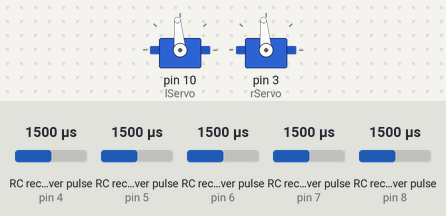
Recording of a sketch running on a simulated Arduino Uno, built with avr-gcc and run on an emulated ATmega328P. On the bench: 2 × servo. Wiring (inferred from the names in the program): 5 × RC receiver channel: data pin 4 / data pin 5 / data pin 6 / data pin 7 / data pin 8. Inputs (shaded band) come from the test bench; at power-on: RC receiver pulse (sensors on pin 7, pin 8, pin 4, pin 5, pin 6) 1500 µs.

Above: at 1.2 s.
1.3 s: RC receiver pulse (sensor on pin 7) set to 1483 µs
At 2.2 s:
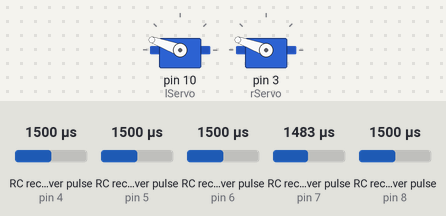
2.9 s: RC receiver pulse (sensor on pin 8) set to 1471 µs
4.4 s: RC receiver pulse (sensor on pin 8) set to 1448 µs
At 5.7 s:
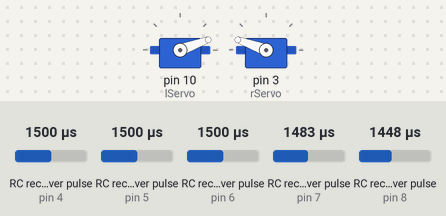
6.0 s: RC receiver pulse (sensor on pin 8) set to 1750 µs
At 7.0 s:
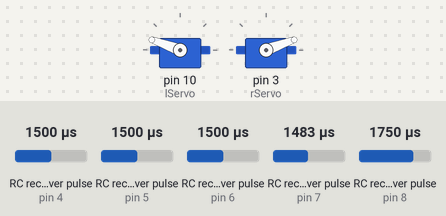
7.6 s: RC receiver pulse (sensor on pin 8) set to 1610 µs
9.1 s: RC receiver pulse (sensor on pin 8) set to 1587 µs
At 10.6 s:
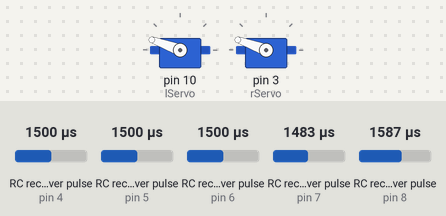
Timing chart, 0 to 11.7 s (numbered marks = the images above; inputs shaded):
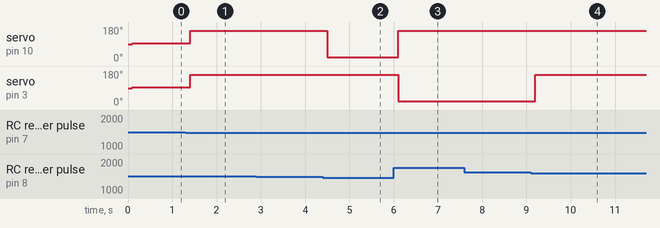

Measured:
- the behaviour switches between 1499 and 1498 µs on RC receiver pulse (sensor on pin 7) (found by bisection; images 0 and 1)
- the behaviour switches between 1459 and 1458 µs on RC receiver pulse (sensor on pin 8) (found by bisection; images 1 and 2)
- the behaviour switches between 1600 and 1599 µs on RC receiver pulse (sensor on pin 8) (found by bisection; images 3 and 4)
- after the input at 1.3 s, servo on pin 10 (lServo), servo on pin 3 (rServo): 95° → 160° after 0.10 s
- after the input at 2.9 s, every drawn part: stays the same
- after the input at 4.4 s, servo on pin 10 (lServo): 160° → 20° after 0.10 s
- after the input at 6.0 s, servo on pin 10 (lServo): 20° → 160° after 0.10 s; servo on pin 3 (rServo): 160° → 20° after 0.10 s
- after the input at 7.6 s, every drawn part: stays the same
- after the input at 9.1 s, servo on pin 3 (rServo): 20° → 160° after 0.10 s

The sketch:

battle_bot_main.ino
```cpp
//i2c Master Code
#include<Servo.h>

#define CH1 8
#define CH2 7
#define CH3 6
#define CH4 5
#define CH5 4

Servo lServo;
Servo rServo;


void setup()
{
  pinMode(CH1,INPUT);
  pinMode(CH2,INPUT);
  pinMode(CH3,INPUT);
  pinMode(CH4,INPUT);
  pinMode(CH5,INPUT);

  lServo.attach(10);
  rServo.attach(3);

}

void loop()
{
    int a,b,c,d,e,f,val;
    a=pulseIn(CH1,HIGH);
    b=pulseIn(CH2,HIGH);
    c=pulseIn(CH3,HIGH);
    d=pulseIn(CH4,HIGH);
    e=pulseIn(CH5,HIGH);

    if (a>1600)
    {
      left();
      delay(10);
      //Serial.println("left");
    }

    else if (a<1460)
    {
      right();
      delay(10);
      //Serial.println("right");
    }

    else if (b>1600)
    {
      forward();
      delay(10);
      //Serial.println("forward");
    }

    else if (b<1500)
    {
      backward();
      delay(10);
      //Serial.println("backward");
    }

    else
    {
      stp();
      delay(10);
      //Serial.println("stop");
    }


}


void forward()
{

  lServo.write(20);
  rServo.write(20);
  //delay(10);
}

void backward()
{
  lServo.write(160);
  rServo.write(160);
  //delay(10);
}

void left()
{
  lServo.write(160);
  rServo.write(20);
  //delay(10);
}

void right()
{
  lServo.write(20);
  rServo.write(160);
  //delay(10);
}

void stp()
{
  lServo.write(95);
  rServo.write(95);
  //delay(10);
}
```
